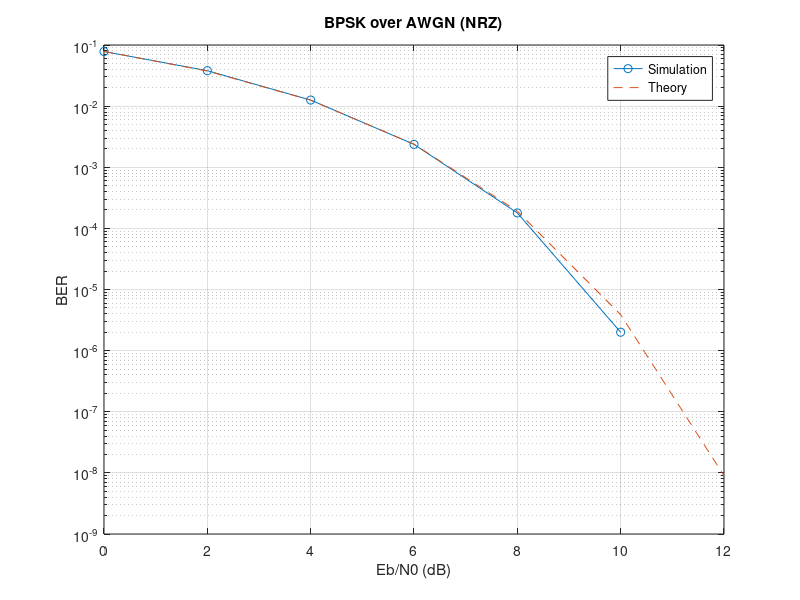

Recreate this plot in MATLAB.
clc; clear; close all;

rng(1);                     % reproducible

%% ================= PARAMETERS =================
Ns = 10;                     % samples per symbol
Nb = 1e6;                   % number of bits
EbN0_dB = 0:2:12;           % SNR range

BER = zeros(size(EbN0_dB));

%% ================= BIT GENERATION =================
bits = randi([0 1], 1, Nb);
symbols = 2*bits - 1;       % BPSK

%% ================= NRZ GENERATION =================
nrz_signal = repelem(symbols, Ns);

% ---- Energy normalization ----
nrz_signal = nrz_signal / sqrt(Ns);   % now Eb = 1

%% ================= LOOP OVER SNR =================
for i = 1:length(EbN0_dB)

    EbN0 = 10^(EbN0_dB(i)/10);

    % Since Eb = 1:
    sigma = sqrt(1/(2*EbN0));

    noise = sigma * randn(size(nrz_signal));
    rx_noisy = nrz_signal + noise;

    %% Matched filter (rectangular)
    h = ones(1, Ns) / sqrt(Ns);  % normalized
    rx_signal = conv(rx_noisy, h);

    %% Sampling
    delay = Ns - 1;
    sample_index = delay + 1 : Ns : delay + 1 + Ns*(Nb-1);
    recovered = rx_signal(sample_index);

    %% Decision
    detected_bits = recovered > 0;

    %% BER
    BER(i) = sum(bits ~= detected_bits)/Nb;

end

%% ================= THEORY =================
theory = 0.5 * erfc(sqrt(10.^(EbN0_dB/10)));

%% ================= PLOT =================
figure;
semilogy(EbN0_dB, BER, 'o-'); hold on;
semilogy(EbN0_dB, theory, '--');
grid on;
xlabel('Eb/N0 (dB)');
ylabel('BER');
legend('Simulation','Theory');
title('BPSK over AWGN (NRZ)');
